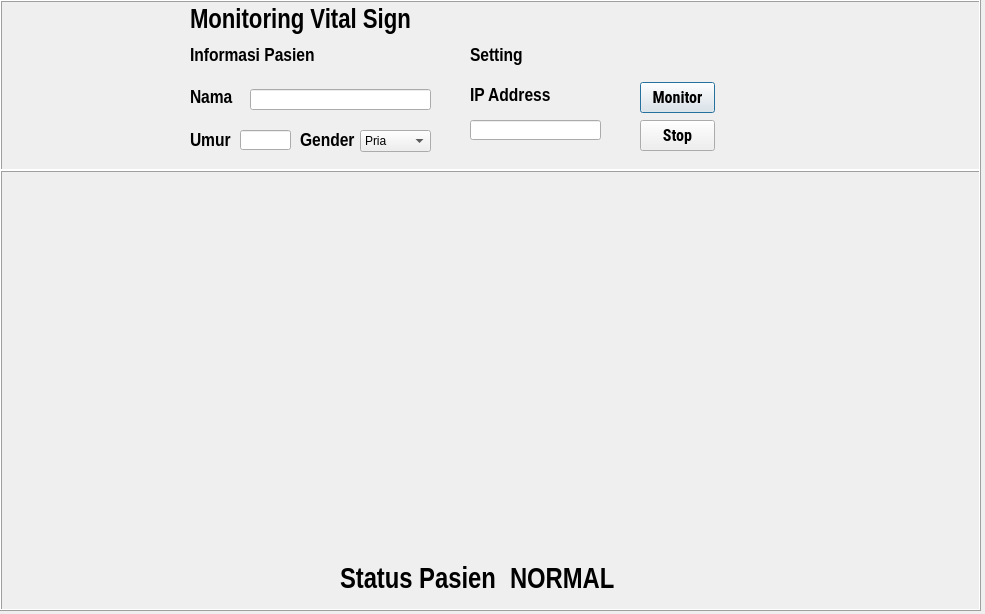
<?xml version="1.0" encoding="UTF-8"?>
<ui version="4.0">
 <class>Dialog</class>
 <widget class="QDialog" name="Dialog">
  <property name="geometry">
   <rect>
    <x>0</x>
    <y>0</y>
    <width>985</width>
    <height>614</height>
   </rect>
  </property>
  <property name="windowTitle">
   <string>Dialog</string>
  </property>
  <widget class="QFrame" name="frame">
   <property name="geometry">
    <rect>
     <x>0</x>
     <y>0</y>
     <width>981</width>
     <height>171</height>
    </rect>
   </property>
   <property name="autoFillBackground">
    <bool>true</bool>
   </property>
   <property name="frameShape">
    <enum>QFrame::Box</enum>
   </property>
   <property name="frameShadow">
    <enum>QFrame::Raised</enum>
   </property>
   <widget class="QLabel" name="label">
    <property name="geometry">
     <rect>
      <x>190</x>
      <y>0</y>
      <width>231</width>
      <height>41</height>
     </rect>
    </property>
    <property name="font">
     <font>
      <family>Arial Narrow</family>
      <pointsize>20</pointsize>
      <weight>75</weight>
      <bold>true</bold>
     </font>
    </property>
    <property name="text">
     <string>Monitoring Vital Sign</string>
    </property>
   </widget>
   <widget class="QLabel" name="label_2">
    <property name="geometry">
     <rect>
      <x>190</x>
      <y>40</y>
      <width>131</width>
      <height>31</height>
     </rect>
    </property>
    <property name="font">
     <font>
      <family>Arial Narrow</family>
      <pointsize>14</pointsize>
      <weight>75</weight>
      <bold>true</bold>
     </font>
    </property>
    <property name="text">
     <string>Informasi Pasien</string>
    </property>
   </widget>
   <widget class="QLabel" name="label_3">
    <property name="geometry">
     <rect>
      <x>190</x>
      <y>90</y>
      <width>51</width>
      <height>16</height>
     </rect>
    </property>
    <property name="font">
     <font>
      <family>Arial Narrow</family>
      <pointsize>14</pointsize>
      <weight>75</weight>
      <bold>true</bold>
     </font>
    </property>
    <property name="text">
     <string>Nama</string>
    </property>
   </widget>
   <widget class="QLineEdit" name="lineEdit">
    <property name="geometry">
     <rect>
      <x>250</x>
      <y>89</y>
      <width>181</width>
      <height>21</height>
     </rect>
    </property>
   </widget>
   <widget class="QLabel" name="label_4">
    <property name="geometry">
     <rect>
      <x>190</x>
      <y>130</y>
      <width>51</width>
      <height>21</height>
     </rect>
    </property>
    <property name="font">
     <font>
      <family>Arial Narrow</family>
      <pointsize>14</pointsize>
      <weight>75</weight>
      <bold>true</bold>
     </font>
    </property>
    <property name="text">
     <string>Umur</string>
    </property>
   </widget>
   <widget class="QLineEdit" name="lineEdit_2">
    <property name="geometry">
     <rect>
      <x>240</x>
      <y>130</y>
      <width>51</width>
      <height>20</height>
     </rect>
    </property>
   </widget>
   <widget class="QLabel" name="label_5">
    <property name="geometry">
     <rect>
      <x>300</x>
      <y>130</y>
      <width>61</width>
      <height>21</height>
     </rect>
    </property>
    <property name="font">
     <font>
      <family>Arial Narrow</family>
      <pointsize>14</pointsize>
      <weight>75</weight>
      <bold>true</bold>
     </font>
    </property>
    <property name="text">
     <string>Gender</string>
    </property>
   </widget>
   <widget class="QComboBox" name="comboBox">
    <property name="geometry">
     <rect>
      <x>360</x>
      <y>130</y>
      <width>71</width>
      <height>22</height>
     </rect>
    </property>
    <item>
     <property name="text">
      <string>Pria</string>
     </property>
    </item>
    <item>
     <property name="text">
      <string>Wanita</string>
     </property>
    </item>
   </widget>
   <widget class="QLabel" name="label_6">
    <property name="geometry">
     <rect>
      <x>470</x>
      <y>40</y>
      <width>61</width>
      <height>31</height>
     </rect>
    </property>
    <property name="font">
     <font>
      <family>Arial Narrow</family>
      <pointsize>14</pointsize>
      <weight>75</weight>
      <bold>true</bold>
     </font>
    </property>
    <property name="text">
     <string>Setting</string>
    </property>
   </widget>
   <widget class="QLabel" name="label_7">
    <property name="geometry">
     <rect>
      <x>470</x>
      <y>80</y>
      <width>91</width>
      <height>31</height>
     </rect>
    </property>
    <property name="font">
     <font>
      <family>Arial Narrow</family>
      <pointsize>14</pointsize>
      <weight>75</weight>
      <bold>true</bold>
     </font>
    </property>
    <property name="text">
     <string>IP Address</string>
    </property>
   </widget>
   <widget class="QLineEdit" name="lineEdit_3">
    <property name="geometry">
     <rect>
      <x>470</x>
      <y>120</y>
      <width>131</width>
      <height>20</height>
     </rect>
    </property>
   </widget>
   <widget class="QPushButton" name="StartButton">
    <property name="geometry">
     <rect>
      <x>640</x>
      <y>82</y>
      <width>75</width>
      <height>31</height>
     </rect>
    </property>
    <property name="font">
     <font>
      <family>Roboto Condensed</family>
      <pointsize>12</pointsize>
      <weight>75</weight>
      <bold>true</bold>
     </font>
    </property>
    <property name="text">
     <string>Monitor</string>
    </property>
   </widget>
   <widget class="QPushButton" name="stopButton">
    <property name="geometry">
     <rect>
      <x>640</x>
      <y>120</y>
      <width>75</width>
      <height>31</height>
     </rect>
    </property>
    <property name="font">
     <font>
      <family>Roboto Condensed</family>
      <pointsize>12</pointsize>
      <weight>75</weight>
      <bold>true</bold>
     </font>
    </property>
    <property name="text">
     <string>Stop</string>
    </property>
   </widget>
  </widget>
  <widget class="QFrame" name="frame_2">
   <property name="geometry">
    <rect>
     <x>0</x>
     <y>170</y>
     <width>981</width>
     <height>441</height>
    </rect>
   </property>
   <property name="acceptDrops">
    <bool>false</bool>
   </property>
   <property name="autoFillBackground">
    <bool>true</bool>
   </property>
   <property name="frameShape">
    <enum>QFrame::Box</enum>
   </property>
   <property name="frameShadow">
    <enum>QFrame::Raised</enum>
   </property>
   <widget class="QWidget" name="verticalLayoutWidget">
    <property name="geometry">
     <rect>
      <x>10</x>
      <y>10</y>
      <width>961</width>
      <height>371</height>
     </rect>
    </property>
    <layout class="QVBoxLayout" name="verticalLayout"/>
   </widget>
   <widget class="QLabel" name="label_8">
    <property name="geometry">
     <rect>
      <x>340</x>
      <y>390</y>
      <width>171</width>
      <height>41</height>
     </rect>
    </property>
    <property name="font">
     <font>
      <family>Arial Narrow</family>
      <pointsize>22</pointsize>
      <weight>75</weight>
      <bold>true</bold>
     </font>
    </property>
    <property name="text">
     <string>Status Pasien</string>
    </property>
   </widget>
   <widget class="QLabel" name="label_9">
    <property name="geometry">
     <rect>
      <x>510</x>
      <y>390</y>
      <width>111</width>
      <height>41</height>
     </rect>
    </property>
    <property name="font">
     <font>
      <family>Arial Narrow</family>
      <pointsize>22</pointsize>
      <weight>75</weight>
      <bold>true</bold>
     </font>
    </property>
    <property name="text">
     <string>NORMAL</string>
    </property>
   </widget>
  </widget>
 </widget>
 <resources/>
 <connections/>
</ui>
